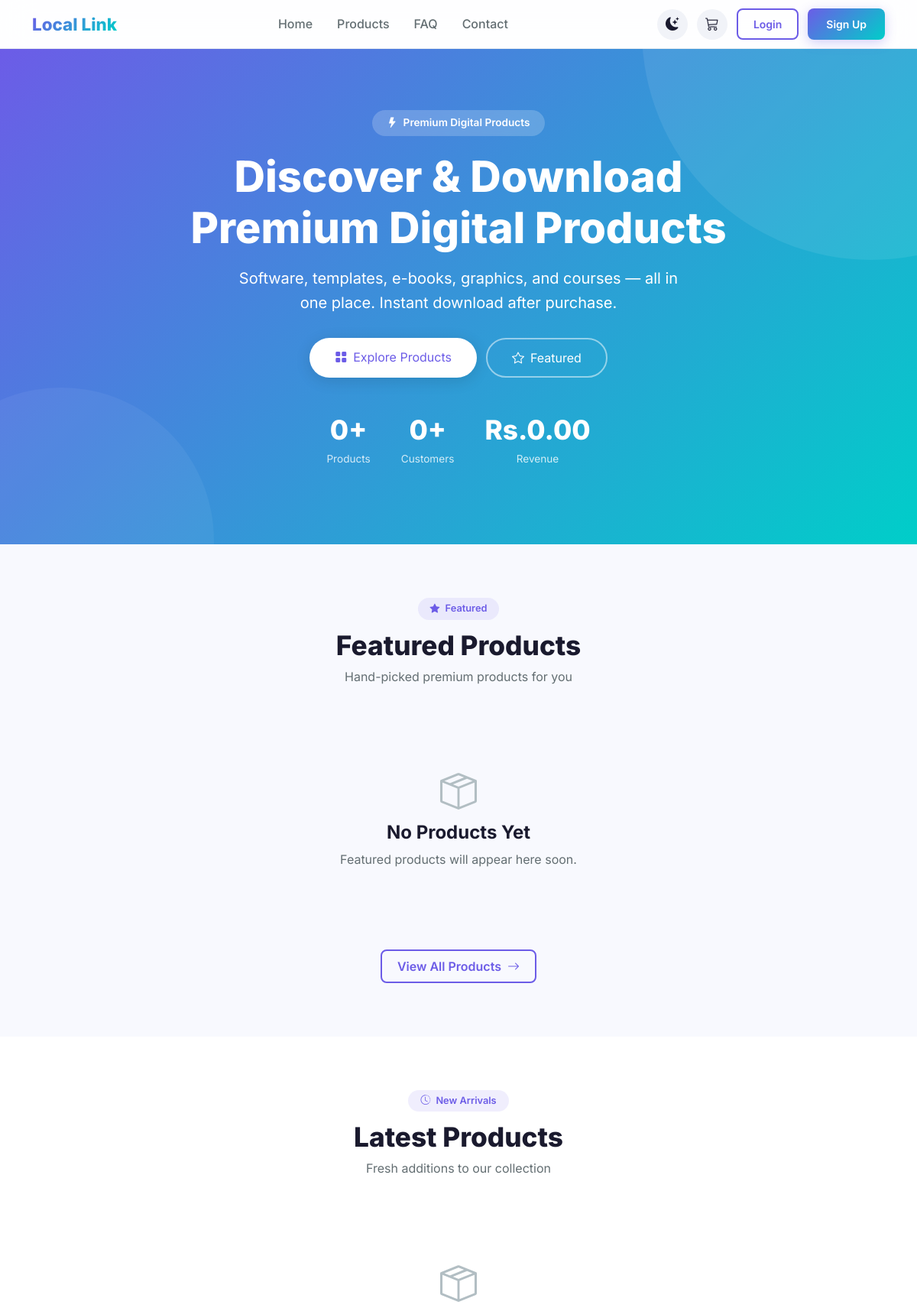
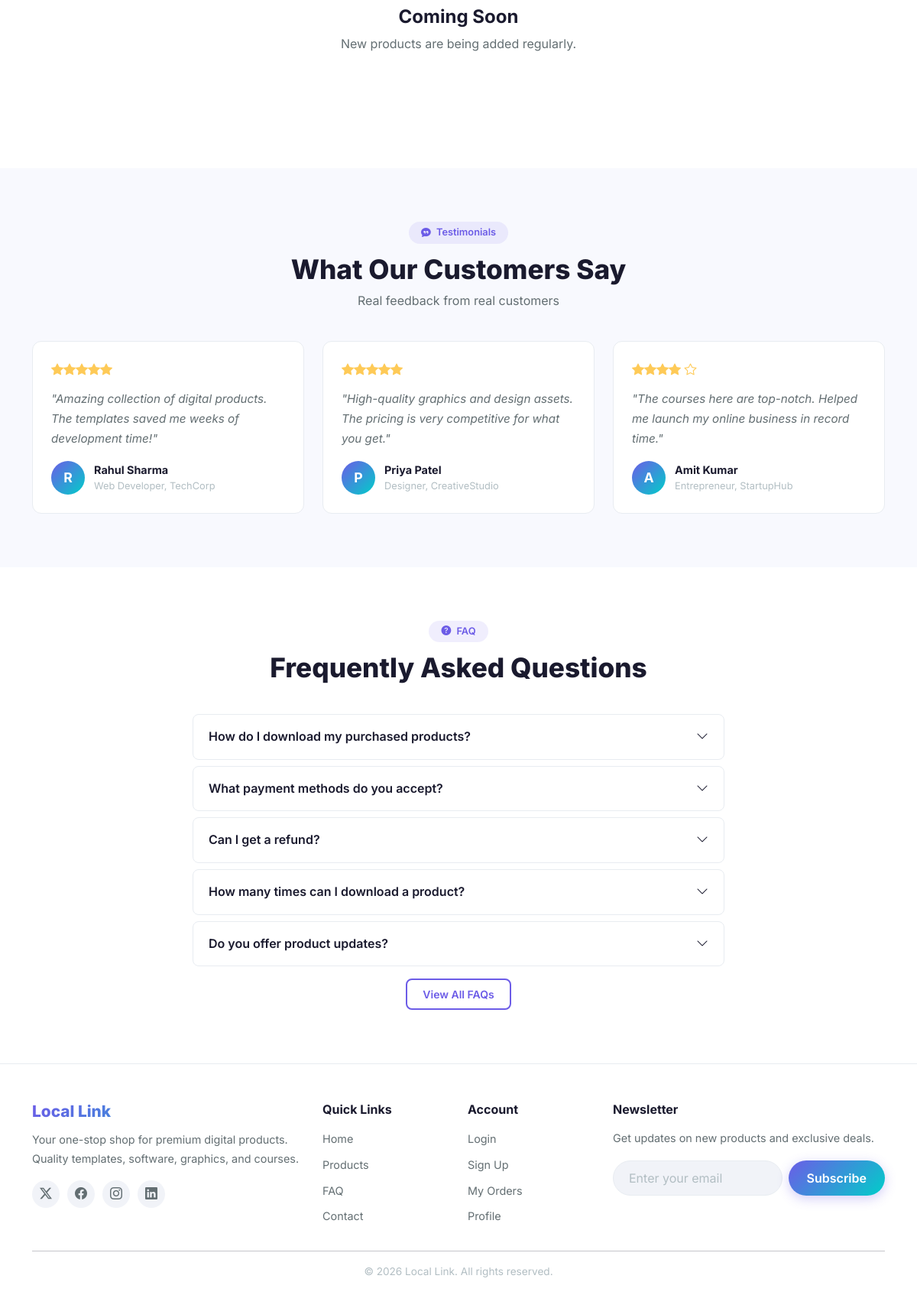
The page / on the database its author committed (2 pictures, top to bottom).
### tables this page shows
CREATE TABLE testimonials (
    id INT AUTO_INCREMENT PRIMARY KEY,
    name VARCHAR(100) NOT NULL,
    designation VARCHAR(100),
    company VARCHAR(100),
    message TEXT NOT NULL,
    avatar VARCHAR(255) DEFAULT 'default.png',
    rating TINYINT DEFAULT 5,
    sort_order INT DEFAULT 0,
    status ENUM('active','inactive') DEFAULT 'active',
    created_at TIMESTAMP DEFAULT CURRENT_TIMESTAMP
);

CREATE TABLE faqs (
    id INT AUTO_INCREMENT PRIMARY KEY,
    question TEXT NOT NULL,
    answer TEXT NOT NULL,
    sort_order INT DEFAULT 0,
    status ENUM('active','inactive') DEFAULT 'active',
    created_at TIMESTAMP DEFAULT CURRENT_TIMESTAMP
);

### includes/config.php (called while the page is built, shortened)
<?php
try {
    $pdo = new PDO("mysql:host=" . DB_HOST . ";dbname=" . DB_NAME . ";charset=utf8mb4", DB_USER, DB_PASS);
    $pdo->setAttribute(PDO::ATTR_ERRMODE, PDO::ERRMODE_EXCEPTION);
    $pdo->setAttribute(PDO::ATTR_DEFAULT_FETCH_MODE, PDO::FETCH_ASSOC);
} catch (PDOException $e) {
    die("Database connection failed: " . $e->getMessage());
}
$settings = [];
$stmt = $pdo->query("SELECT setting_key, setting_value FROM settings");
while ($row = $stmt->fetch()) {
    $settings[$row['setting_key']] = $row['setting_value'];
}
function getSetting($key, $default = '') {
    global $settings;
    return isset($settings[$key]) ? $settings[$key] : $default;
}
function formatPrice($price) {
    $symbol = getSetting('currency_symbol', '₹');
    return $symbol . number_format($price, 2);
}
function isLoggedIn() {
    return isset($_SESSION['user_id']);
}

### index.php (the view, shortened to what this page needs)
<?php
require_once 'includes/config.php';
$stmt = $pdo->query("SELECT p.*, c.name as category_name FROM products p LEFT JOIN categories c ON p.category_id = c.id WHERE p.featured = 1 AND p.status = 'active' ORDER BY p.created_at DESC LIMIT 8");
$featuredProducts = $stmt->fetchAll();
$stmt = $pdo->query("SELECT p.*, c.name as category_name FROM products p LEFT JOIN categories c ON p.category_id = c.id WHERE p.status = 'active' ORDER BY p.created_at DESC LIMIT 8");
$latestProducts = $stmt->fetchAll();
$stmt = $pdo->query("SELECT * FROM testimonials WHERE status = 'active' ORDER BY sort_order, id LIMIT 3");
$testimonials = $stmt->fetchAll();
$stmt = $pdo->query("SELECT * FROM faqs WHERE status = 'active' ORDER BY sort_order, id LIMIT 5");
$faqs = $stmt->fetchAll();
$stmt = $pdo->query("SELECT COUNT(*) FROM products WHERE status = 'active'");
$productCount = $stmt->fetchColumn();
$stmt = $pdo->query("SELECT COUNT(*) FROM users WHERE status = 'active'");
$userCount = $stmt->fetchColumn();
$stmt = $pdo->query("SELECT COALESCE(SUM(total),0) FROM orders WHERE status = 'completed'");
$totalRevenue = $stmt->fetchColumn();
include 'includes/header.php';
?>
<div class="main-content">
    <section class="hero-section">
        <div class="container">
            <div class="hero-content">
                <span class="hero-badge"><i class="bi bi-lightning-fill me-1"></i> Premium Digital Products</span>
                <h1 class="hero-title">Discover & Download<br>Premium Digital Products</h1>
                <p class="hero-subtitle">Software, templates, e-books, graphics, and courses — all in one place. Instant download after purchase.</p>
                <div class="hero-actions">
                    <a href="<?= SITE_URL ?>/products.php" class="btn btn-white"><i class="bi bi-grid-fill me-2"></i>Explore Products</a>
                    <a href="#featured" class="btn btn-outline-white"><i class="bi bi-star me-2"></i>Featured</a>
                </div>
                <div class="hero-stats">
                    <div class="hero-stat">
                        <div class="hero-stat-num"><?= $productCount ?>+</div>
                        <div class="hero-stat-label">Products</div>
                    </div>
                    <div class="hero-stat">
                        <div class="hero-stat-num"><?= $userCount ?>+</div>
                        <div class="hero-stat-label">Customers</div>
                    </div>
                    <div class="hero-stat">
                        <div class="hero-stat-num"><?= formatPrice($totalRevenue) ?></div>
                        <div class="hero-stat-label">Revenue</div>
                    </div>
                </div>
            </div>
        </div>
    </section>
    <section class="section" id="featured">
        <div class="container">
            <div class="section-header">
                <span class="section-badge"><i class="bi bi-star-fill me-1"></i> Featured</span>
                <h2 class="section-title">Featured Products</h2>
                <p class="section-subtitle">Hand-picked premium products for you</p>
            </div>
            <?php if (count($featuredProducts) > 0): ?>
                <div class="product-scroll-row d-md-none">
                    <?php foreach ($featuredProducts as $product): ?>
                        <?php include 'includes/product_card.php'; ?>
                    <?php endforeach; ?>
                </div>
                <div class="product-grid d-none d-md-grid">
                    <?php foreach ($featuredProducts as $product): ?>
                        <?php include 'includes/product_card.php'; ?>
                    <?php endforeach; ?>
                </div>
            <?php else: ?>
                <div class="empty-state">
                    <i class="bi bi-box-seam"></i>
                    <h4>No Products Yet</h4>
                    <p>Featured products will appear here soon.</p>
                </div>
            <?php endif; ?>
            <div class="text-center mt-4">
                <a href="<?= SITE_URL ?>/products.php" class="btn btn-outline-primary">View All Products <i class="bi bi-arrow-right ms-1"></i></a>
            </div>
        </div>
    </section>
    <section class="section" style="background:var(--bg-card);">
        <div class="container">
            <div class="section-header">
                <span class="section-badge"><i class="bi bi-clock-history me-1"></i> New Arrivals</span>
                <h2 class="section-title">Latest Products</h2>
                <p class="section-subtitle">Fresh additions to our collection</p>
            </div>
            <?php if (count($latestProducts) > 0): ?>
                <div class="product-scroll-row d-md-none">
                    <?php foreach ($latestProducts as $product): ?>
                        <?php include 'includes/product_card.php'; ?>
                    <?php endforeach; ?>
                </div>
                <div class="product-grid d-none d-md-grid">
                    <?php foreach ($latestProducts as $product): ?>
                        <?php include 'includes/product_card.php'; ?>
                    <?php endforeach; ?>
                </div>
            <?php else: ?>
                <div class="empty-state">
                    <i class="bi bi-box-seam"></i>
                    <h4>Coming Soon</h4>
                    <p>New products are being added regularly.</p>
                </div>
            <?php endif; ?>
        </div>
    </section>
    <?php if (count($testimonials) > 0): ?>
    <section class="section">
        <div class="container">
            <div class="section-header">
                <span class="section-badge"><i class="bi bi-chat-quote-fill me-1"></i> Testimonials</span>
                <h2 class="section-title">What Our Customers Say</h2>
                <p class="section-subtitle">Real feedback from real customers</p>
            </div>
            <div class="row g-4">
                <?php foreach ($testimonials as $t): ?>
                <div class="col-md-4">
                    <div class="testimonial-card">
                        <div class="testimonial-stars">
                            <?php for ($i = 0; $i < $t['rating']; $i++): ?><i class="bi bi-star-fill"></i><?php endfor; ?>
                            <?php for ($i = $t['rating']; $i < 5; $i++): ?><i class="bi bi-star"></i><?php endfor; ?>
                        </div>
                        <p class="testimonial-text">"<?= htmlspecialchars($t['message']) ?>"</p>
                        <div class="testimonial-author">
                            <div class="testimonial-avatar"><?= strtoupper(substr($t['name'], 0, 1)) ?></div>
                            <div>
                                <div class="testimonial-name"><?= htmlspecialchars($t['name']) ?></div>
                                <div class="testimonial-role"><?= htmlspecialchars($t['designation'] . ', ' . $t['company']) ?></div>
                            </div>
                        </div>
                    </div>
                </div>
                <?php endforeach; ?>
            </div>
        </div>
    </section>
    <?php endif; ?>
    <?php if (count($faqs) > 0): ?>
    <section class="section" style="background:var(--bg-card);">
        <div class="container" style="max-width:720px;">
            <div class="section-header">
                <span class="section-badge"><i class="bi bi-question-circle-fill me-1"></i> FAQ</span>
                <h2 class="section-title">Frequently Asked Questions</h2>
            </div>
            <?php foreach ($faqs as $faq): ?>
            <div class="faq-item">
                <div class="faq-question">
                    <span><?= htmlspecialchars($faq['question']) ?></span>
                    <i class="bi bi-chevron-down"></i>
                </div>
            </div>
            <?php endforeach; ?>
            <div class="text-center mt-3">
                <a href="<?= SITE_URL ?>/faq.php" class="btn btn-outline-primary btn-sm">View All FAQs</a>
            </div>
        </div>
    </section>
    <?php endif; ?>
</div>
<?php include 'includes/footer.php'; ?>

### includes/header.php (shortened to what this page needs)
<?php
$theme = isset($_COOKIE['theme']) ? $_COOKIE['theme'] : 'light';
?>
<!DOCTYPE html>
<html lang="en" data-theme="<?= $theme ?>">
<head>
    <link href="https://cdn.jsdelivr.net/npm/bootstrap@5.3.2/dist/css/bootstrap.min.css" rel="stylesheet">
    <link href="https://cdn.jsdelivr.net/npm/bootstrap-icons@1.11.3/font/bootstrap-icons.min.css" rel="stylesheet">
    <link href="<?= SITE_URL ?>/assets/css/style.css" rel="stylesheet">
</head>
<body>
<nav class="navbar navbar-expand-md desktop-nav d-none d-md-flex">
    <div class="container">
        <a class="navbar-brand" href="<?= SITE_URL ?>/">
            <span class="brand-text"><?= getSetting('site_name', 'YBT Digital') ?></span>
        </a>
        <div class="navbar-nav mx-auto">
            <a class="nav-link" href="<?= SITE_URL ?>/">Home</a>
            <a class="nav-link" href="<?= SITE_URL ?>/products.php">Products</a>
            <a class="nav-link" href="<?= SITE_URL ?>/faq.php">FAQ</a>
            <a class="nav-link" href="<?= SITE_URL ?>/contact.php">Contact</a>
        </div>
        <div class="nav-actions">
            <button class="theme-toggle" onclick="toggleTheme()" title="Toggle Theme">
                <i class="bi bi-moon-stars-fill"></i>
            </button>
            <a href="<?= SITE_URL ?>/cart.php" class="nav-cart" title="Cart">
                <i class="bi bi-cart3"></i>
            </a>
            <?php if (isLoggedIn()): ?>
                <div class="nav-user dropdown">
                    <a href="#" class="dropdown-toggle" data-bs-toggle="dropdown">
                        <i class="bi bi-person-circle"></i>
                        <span class="user-name"><?= htmlspecialchars($_SESSION['user_name'] ?? 'User') ?></span>
                    </a>
                    <ul class="dropdown-menu dropdown-menu-end">
                        <li><a class="dropdown-item" href="<?= SITE_URL ?>/profile.php"><i class="bi bi-person me-2"></i>Profile</a></li>
                        <li><a class="dropdown-item" href="<?= SITE_URL ?>/orders.php"><i class="bi bi-bag-check me-2"></i>My Orders</a></li>
                        <li><hr class="dropdown-divider"></li>
                        <li><a class="dropdown-item" href="<?= SITE_URL ?>/logout.php"><i class="bi bi-box-arrow-right me-2"></i>Logout</a></li>
                    </ul>
                </div>
            <?php else: ?>
                <a href="<?= SITE_URL ?>/login.php" class="btn btn-outline-primary btn-sm">Login</a>
                <a href="<?= SITE_URL ?>/signup.php" class="btn btn-primary btn-sm">Sign Up</a>
            <?php endif; ?>
        </div>
    </div>
</nav>

### includes/footer.php (shortened to what this page needs)
<footer class="site-footer d-none d-md-block">
    <div class="container">
        <div class="row g-4">
            <div class="col-md-4">
                <h5 class="footer-brand"><?= getSetting('site_name', 'YBT Digital') ?></h5>
                <p class="footer-desc">Your one-stop shop for premium digital products. Quality templates, software, graphics, and courses.</p>
                <div class="footer-social">
                    <a href="#"><i class="bi bi-twitter-x"></i></a>
                    <a href="#"><i class="bi bi-facebook"></i></a>
                    <a href="#"><i class="bi bi-instagram"></i></a>
                    <a href="#"><i class="bi bi-linkedin"></i></a>
                </div>
            </div>
            <div class="col-md-2">
                <h6>Quick Links</h6>
                <ul class="footer-links">
                    <li><a href="<?= SITE_URL ?>/">Home</a></li>
                    <li><a href="<?= SITE_URL ?>/products.php">Products</a></li>
                    <li><a href="<?= SITE_URL ?>/faq.php">FAQ</a></li>
                    <li><a href="<?= SITE_URL ?>/contact.php">Contact</a></li>
                </ul>
            </div>
            <div class="col-md-2">
                <h6>Account</h6>
                <ul class="footer-links">
                    <li><a href="<?= SITE_URL ?>/login.php">Login</a></li>
                    <li><a href="<?= SITE_URL ?>/signup.php">Sign Up</a></li>
                    <li><a href="<?= SITE_URL ?>/orders.php">My Orders</a></li>
                    <li><a href="<?= SITE_URL ?>/profile.php">Profile</a></li>
                </ul>
            </div>
            <div class="col-md-4">
                <h6>Newsletter</h6>
                <p class="footer-desc">Get updates on new products and exclusive deals.</p>
                <form class="newsletter-form" onsubmit="return false;">
                    <input type="email" placeholder="Enter your email" class="form-control">
                    <button class="btn btn-primary" type="submit">Subscribe</button>
                </form>
            </div>
        </div>
        <hr>
        <div class="footer-bottom">
            <p><?= getSetting('footer_text', '© 2026 YBT Digital. All rights reserved.') ?></p>
        </div>
    </div>
</footer>
</body>
</html>

### rows shown on the page
testimonials: rating 5 (drawn), message "Amazing collection of digital products. The templates saved me weeks of development time!", name "R", name "Rahul Sharma", designation+company "Web Developer, TechCorp"
testimonials: rating 5 (drawn), message "High-quality graphics and design assets. The pricing is very competitive for what you get.", name "P", name "Priya Patel", designation+company "Designer, CreativeStudio"
testimonials: rating 4 (drawn), message "The courses here are top-notch. Helped me launch my online business in record time.", name "A", name "Amit Kumar", designation+company "Entrepreneur, StartupHub"
faqs: question "How do I download my purchased products?"
faqs: question "What payment methods do you accept?"
faqs: question "Can I get a refund?"
faqs: question "How many times can I download a product?"
faqs: question "Do you offer product updates?"

### other values the page prints
getSetting('site_name', 'YBT Digital') "Local Link"
$productCount "0"
$userCount "0"
formatPrice($totalRevenue) "Rs.0.00"
getSetting('footer_text', '© 2026 YBT Digital. All rights reserved.') "© 2026 Local Link. All rights reserved."
